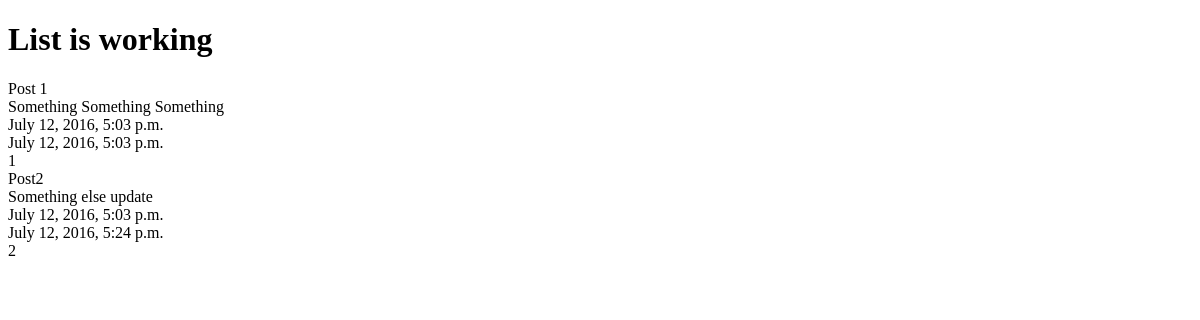
The app's page /posts/, older data.
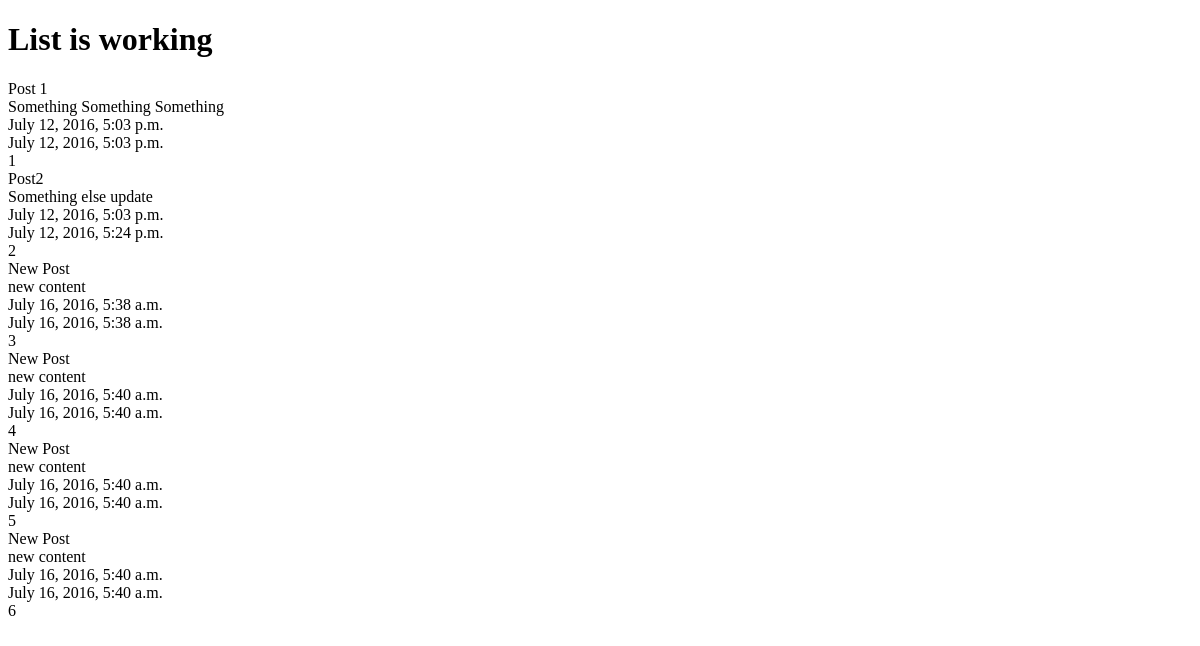
The same page, newer data.
### posts/models.py (models this page shows, shortened)
class Post(models.Model):
	title = models.CharField( max_length=120 )
	content = models.TextField()
	updated = models.DateTimeField(auto_now=True, auto_now_add=False)
	timestamp = models.DateTimeField(auto_now=False, auto_now_add=True)

### posts/views.py (the view)
def post_list(request): #list_items
    queryset = Post.objects.all()
    context = {
        "object_list": queryset,
    	"title": "List"
    }
    return render(request, "index.html", context)

### templates/index.html (shortened to what this page needs)
<!DOCTYPE html>
<html lang="en">
<head>
</head>
<body>
	<h1>{{title}} is working</h1>
{% for obj in object_list %}
{{ obj.title }}<br/>
{{ obj.content }}<br/>
{{ obj.timestamp }}<br/>
{{ obj.updated }}<br/>
{{ obj.id }}<br/>
{% endfor %}
</body>
</html>

Row changes from the older to the newer data that the page shows:
added Post: title "New Post", content "new content", timestamp "July 16, 2016, 5:38 a.m.", updated "July 16, 2016, 5:38 a.m.", id "3"
added Post: title "New Post", content "new content", timestamp "July 16, 2016, 5:40 a.m.", updated "July 16, 2016, 5:40 a.m.", id "4"
added Post: title "New Post", content "new content", timestamp "July 16, 2016, 5:40 a.m.", updated "July 16, 2016, 5:40 a.m.", id "5"
added Post: title "New Post", content "new content", timestamp "July 16, 2016, 5:40 a.m.", updated "July 16, 2016, 5:40 a.m.", id "6"
